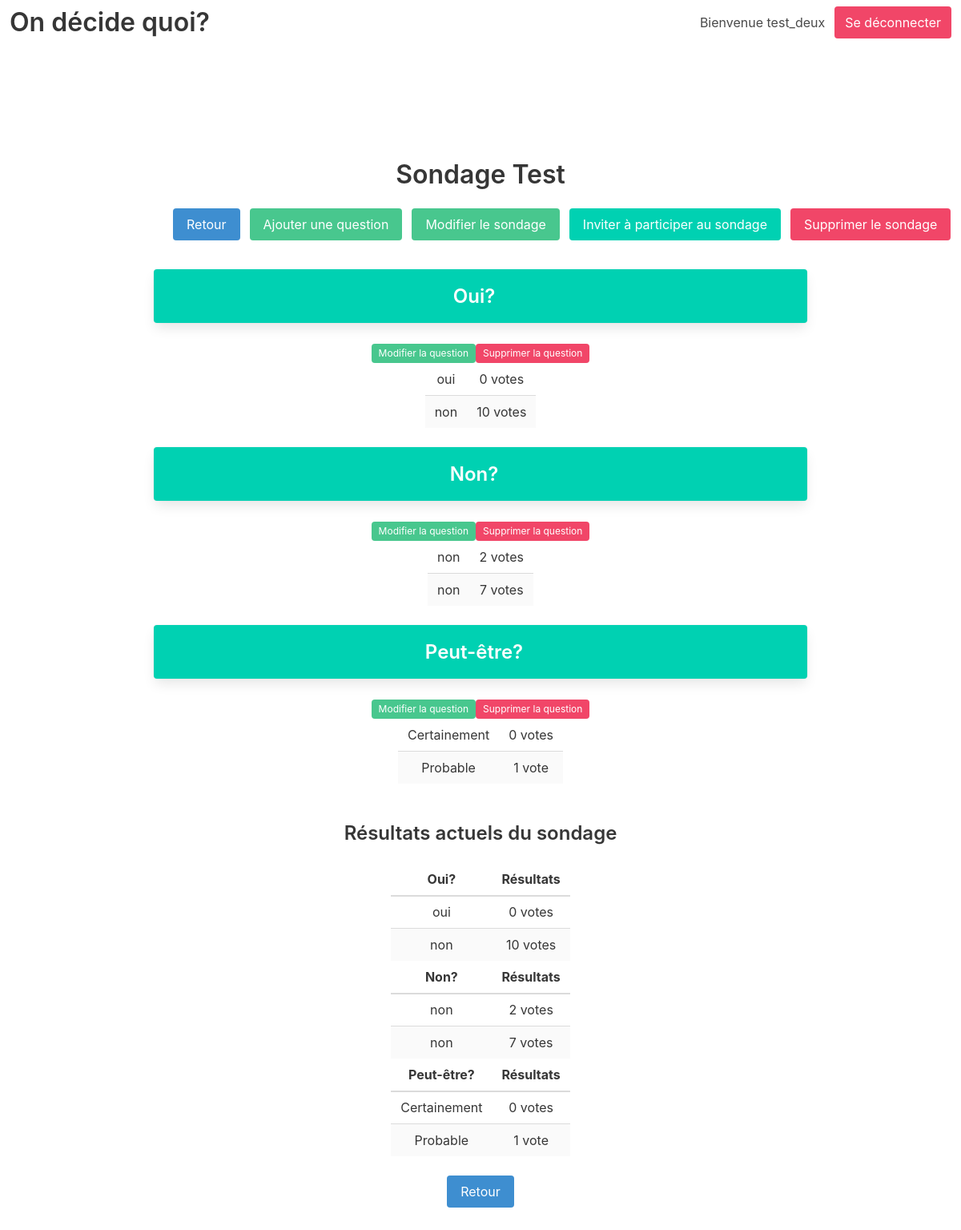
The app's page /polls/test_deux/Sondage Test (signed in), older data.
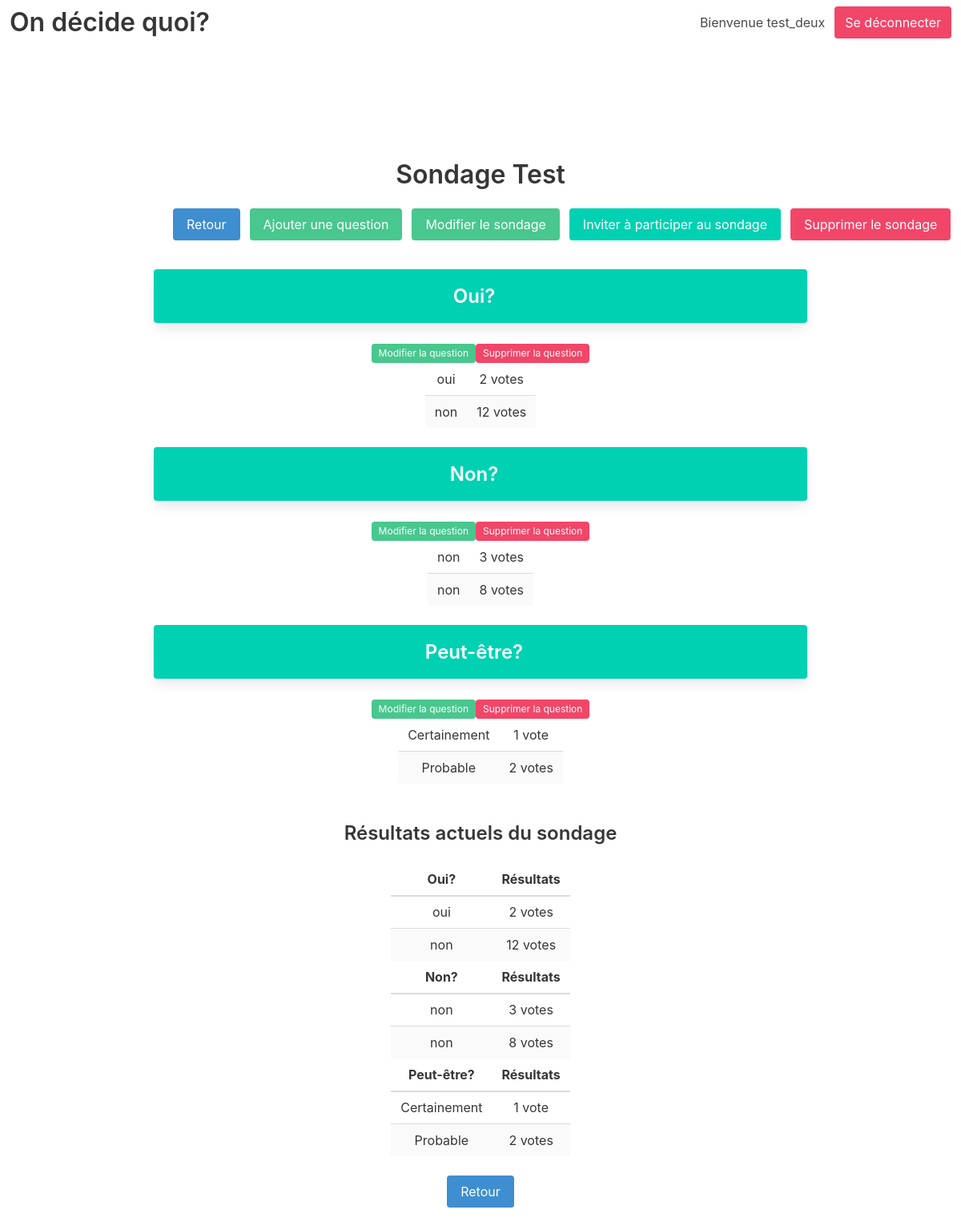
The same page, newer data.
### polling/models.py (models this page shows, shortened)
class QuestionGroup(models.Model):
    name=models.CharField(max_length=600)
    creator=models.ForeignKey(User, on_delete=models.CASCADE)
    max_responders=models.IntegerField(blank=True,default=0)
    created=models.DateTimeField('date published')
    user_group=models.ForeignKey(Group, on_delete=models.CASCADE,blank=True,default=0)

class Question(models.Model):
    question_text = models.CharField(max_length=600)
    has_multiple_choices=models.BooleanField(default=False)
    question_group=models.ForeignKey(QuestionGroup, on_delete=models.CASCADE,null=True)
    question_number=models.IntegerField(blank=True,default=0)
    user_group=models.ForeignKey(Group, on_delete=models.CASCADE,blank=True,default=0)

class Choice(models.Model):
    question = models.ForeignKey(Question, name="Question",on_delete=models.CASCADE)
    choice_text = models.CharField(max_length=600)
    votes = models.IntegerField(default=0)
    class Meta:
        verbose_name = "choice"
        verbose_name_plural = "choices"

### polling/views.py (the view)
# urls.py: path('polls/<str:user_group>/<str:group_name>', views.userGroupsDetail, name='userGroupsDetail'),
def userGroupsDetail(request,user_group,group_name):
    invite_code=request.session.get('invite_access_code')
    if not request.user.is_authenticated and not invite_code:
        raise Http404("Poll does not exist")
        return render(request,'polling/portal.html')
    else:
        try:
            current_group=Group.objects.get(name=user_group)
        except(KeyError, Group.DoesNotExist):
            raise Http404("This user group does not exist")
            return render(request,'polling/portal.html')
    try:
        group=QuestionGroup.objects.filter(user_group__name__exact=user_group).get(name=group_name)
    except(QuestionGroup.DoesNotExist):
        raise Http404("This question group does not exist")
        return render(request,'polling/portal.html')
    user=Group.objects.get(name__exact=user_group)
    if invite_code or group.creator==request.user:
        return render(request, 'polling/userGroupsDetail.html', {'user_group':user,'group':group })
    else:
        raise Http404("Poll does not exist")
        return render(request,'polling/portal.html')

### polling/templates/polling/userGroupsDetail.html (shortened to what this page needs)
{% extends 'polling/base.html' %}
{% block content %}
<div class="container has-text-centered">
    <section class="section is-medium">
    <h1 class="title">{{ group.name }}</h1>
    {% if user.is_authenticated %}
        <div class="tile is-ancestor">
            <div class="tile is-parent"></div>
                <div class="tile is-parent field is-grouped">
                    <p class="control">
                        <button class="button is-info"><a href="{% url 'polling:userGroups' group.creator  %}">Retour</a></button>
                    </p>
                    <p class="control">
                        <button class="button is-success"><a href="{% url 'polling:userGroupsNewQuestion' user_group=group.creator  group_name=group.name%}">Ajouter une question</a></button>
                    </p>
                    <p class="control">
                        <button class="button is-success"><a href="{%url 'polling:userGroupsEdit' user_group=group.creator  group_name=group.name%}">Modifier le sondage</a></button>
                    </p>
                    <p class="control">
                        <button class="button is-primary"><a href="{%url 'polling:userGroupsInvite' user_group=group.creator  group_name=group.name%}">Inviter à participer au sondage</a></button>
                    </p>
                    <p class="control">
                        <button class="button is-danger"><a href="{%url 'polling:userGroupsDelete' user_group=group.creator  group_name=group.name%}">Supprimer le sondage</a></button>
                    </p>
                </div>
        </div>
    {%endif%}
    <div class="tile is-ancestor">
        <ul class="tile is-parent is-vertical">
        {%for question in group.question_set.all%}
            {% if user.is_authenticated %}
                <a href="{% url 'polling:questionDetail' user_group=group.creator group_name=group.name question=question.id %}"><li class="tile is-child notification is-primary box hoverable"><h2 class="title is-4">{{ question.question_text }}</h2></li></a>
                <br/>
                {%elif not question.question_number%}
                <a href="{% url 'polling:questionDetail' user_group=group.creator group_name=group.name question=question.id %}"><li class="tile is-child notification is-success box hoverable"><h2 class="title is-4">{{ question.question_text }}</h2></li></a>
                <br/>
                {%else%}
                <li class="tile is-child notification is-primary box hoverable"><h2 class="title is-4">{{ question.question_text }}</h2></li>
                <br/>
            {%endif%}
            <table class="table is-striped is-hoverable">
                {% if user.is_authenticated %}
                    <div class="has-text-centered">
                        <p class="level-item control field">
                                    <a href="{% url 'polling:questionEdit' user_group=group.creator group_name=group.name question_id=question.id %}"><span class="tag is-success">Modifier la question</span></a>
                                    <a href="{% url 'polling:questionDelete' user_group=group.creator group_name=group.name question_id=question.id %}"><span class="tag is-danger">Supprimer la question</span></a>
                        </p>
                    </div>
                {%endif%}
                <tbody>
                    {% if user.is_authenticated %}
                        {% for choice in question.choice_set.all %}
                        <tr>
                        <td>{{ choice.choice_text }}</td>
                        <td>{{ choice.votes }} vote{{ choice.votes|pluralize }}</td>
                        {%endfor%}
                        </tr>
                    {%endif%}
                    </tr>
                </tbody>
            </table>
        {%endfor%}
        </ul>
    </div>
        {% if user.is_authenticated %}
            <br/>
            <table class="table is-striped is-hoverable">
            <h2 class="title is-4">Résultats actuels du sondage</h2>
            {%for question in group.question_set.all%}
                <thead>
                    <tr>
                        <th>{{ question.question_text }}</th>
                        <th>Résultats</th>
                    </tr>
                </thead>
                <tbody>
                        {% for choice in question.choice_set.all %}
                        <tr>
                        <td>{{ choice.choice_text }}</td>
                        <td>{{ choice.votes }} vote{{ choice.votes|pluralize }}</td>
                        {%endfor%}
                        </tr>
                {% endfor %}
                    </tr>
                </tbody>
            </table>
                    <button class="button is-info"><a href="{% url 'polling:userGroups' group.creator  %}">Retour</a></button>
        {%endif%}
    </section>
</div>
{%endblock%}

### polling/templates/polling/base.html (shortened to what this page needs)
{% load static %}
<!DOCTYPE html>
<html lang="en">
<head>
    <link rel="stylesheet" href="https://cdn.jsdelivr.net/npm/bulma@0.8.2/css/bulma.min.css">
    <link rel="stylesheet" type="text/css" href="{% static 'polling/style.css' %}">
</head>
<nav class="navbar" role="navigation" aria-label="main navigation">
  <div class="navbar-brand">
    <a class="navbar-item" href="/">
      <h1 class="title">On décide quoi?</h1>
    </a>
  </div>
  <div class="navbar-end">
    <div class="navbar-item">
      {% if user.is_authenticated %}
        <h1 class="navbar-item">Bienvenue {{user.username}}</h1>
        <button class="button is-danger navbar-item"><a href="{% url 'polling:logout' %}">Se déconnecter</a></button>
      {%else%}
        <h1 class="navbar-item">Bienvenue</h1>
        <button class="button is-primary navbar-item"><a href="{% url 'polling:signup' %}">S'inscrire</a></button>
        <button class="button is-primary navbar-item"><a href="{% url 'polling:login' %}">Se connecter</a></button>
      {%endif%}
    </div>
  </div>
</nav>
<body>
    {% block content %}
    {% endblock %}
</body>
</html>

### polling/static/polling/style.css (style rules this page uses)
a { color:white }
table { margin:auto; }

Row changes from the older to the newer data that the page shows:
changed Choice "oui": votes "0" → "2"
changed Choice (number 2 of 6 on the later page): votes "10" → "12"
changed Choice (number 3 of 6 on the later page): votes "2" → "3"
changed Choice (number 4 of 6 on the later page): votes "7" → "8"
changed Choice "Certainement": votes "0" → "1"
changed Choice "Probable": votes "1" → "2"
